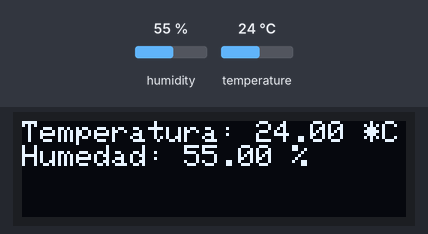
The sketch below on a simulated Arduino Uno, built with avr-gcc and run on an emulated ATmega328P. Parts: 128×32 one-colour display. Inputs (shaded band) come from the test bench; at power-on: humidity 55 %, temperature 24 °C. What the sketch prints to the serial monitor is not drawn.

Above: at 8.8 s.
8.9 s: humidity set to 22 %
At 13.4 s:
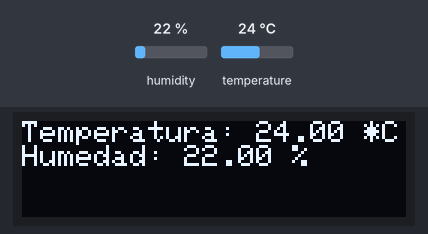
14.9 s: temperature set to 12 °C
At 17.3 s:
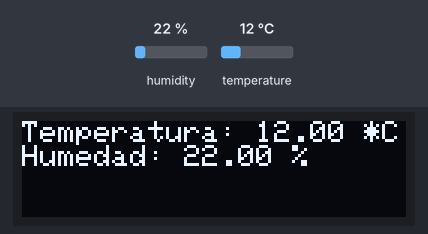
20.9 s: humidity set to 40 %
At 25.2 s:
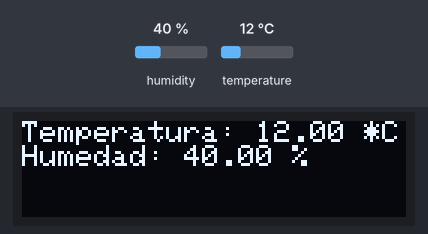
26.9 s: temperature set to 19 °C
At 29.1 s:
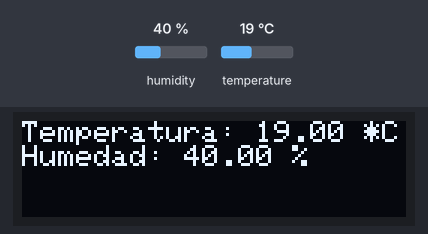
Timing chart, 0 to 30.6 s (numbered marks = the images above; inputs shaded):
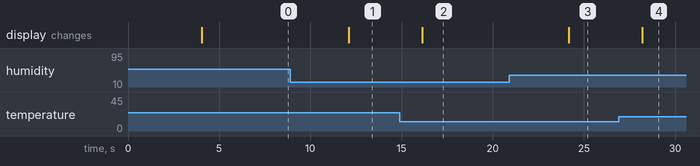

Measured:
- after the input at 8.9 s, the display: changes after 3.2 s (image 1)
- after the input at 14.9 s, the display: changes after 1.2 s (image 2)
- after the input at 20.9 s, the display: changes after 3.3 s (image 3)
- after the input at 26.9 s, the display: changes after 1.3 s (image 4)

The sketch:

dht22_oled.ino
```cpp
#include "DHT.h"
#include <SPI.h>
#include <Wire.h>
#include <Adafruit_GFX.h>
#include <Adafruit_SSD1306.h>

#define DHTPIN 1
#define DHTTYPE DHT22

#define SCREEN_WIDTH 128 // OLED display width, in pixels
#define SCREEN_HEIGHT 32 // OLED display height, in pixels
#define OLED_RESET     4 // Reset pin # (or -1 if sharing Arduino reset pin)

Adafruit_SSD1306 display(SCREEN_WIDTH, SCREEN_HEIGHT, &Wire, OLED_RESET);
DHT dht(DHTPIN, DHTTYPE);

void setup() {
  Serial.begin(9600);
  Serial.println("Iniciando...");
  if(!display.begin(SSD1306_SWITCHCAPVCC, 0x3C)) { // Address 0x3C for 128x32
    Serial.println(F("SSD1306 allocation failed"));
    for(;;); // Don't proceed, loop forever
  }
  dht.begin();
}

void loop() {
  delay(4000);
  display.clearDisplay();
  float h = dht.readHumidity();
  float t = dht.readTemperature();
  if (isnan(h) || isnan(t)) {
    Serial.println("Failed to read from DHT sensor!");
    return;
  }
  Serial.print("Humedad: ");
  Serial.print(h);
  Serial.println(" %");
  Serial.print("Temperatura: ");
  Serial.print(t);
  Serial.println(" .C");
  drawData(t,h);
}

void drawData(float t, float h) {
  display.clearDisplay();
  display.setTextSize(1);      // Normal 1:1 pixel scale
  display.setTextColor(WHITE); // Draw white text
  display.setCursor(0, 0);     // Start at top-left corner

  display.print(F("Temperatura: "));
  display.print(t);
  display.println(F(" *C"));

  display.print(F("Humedad: "));
  display.print(h);
  display.println(F(" %"));

  display.display();
}
```
